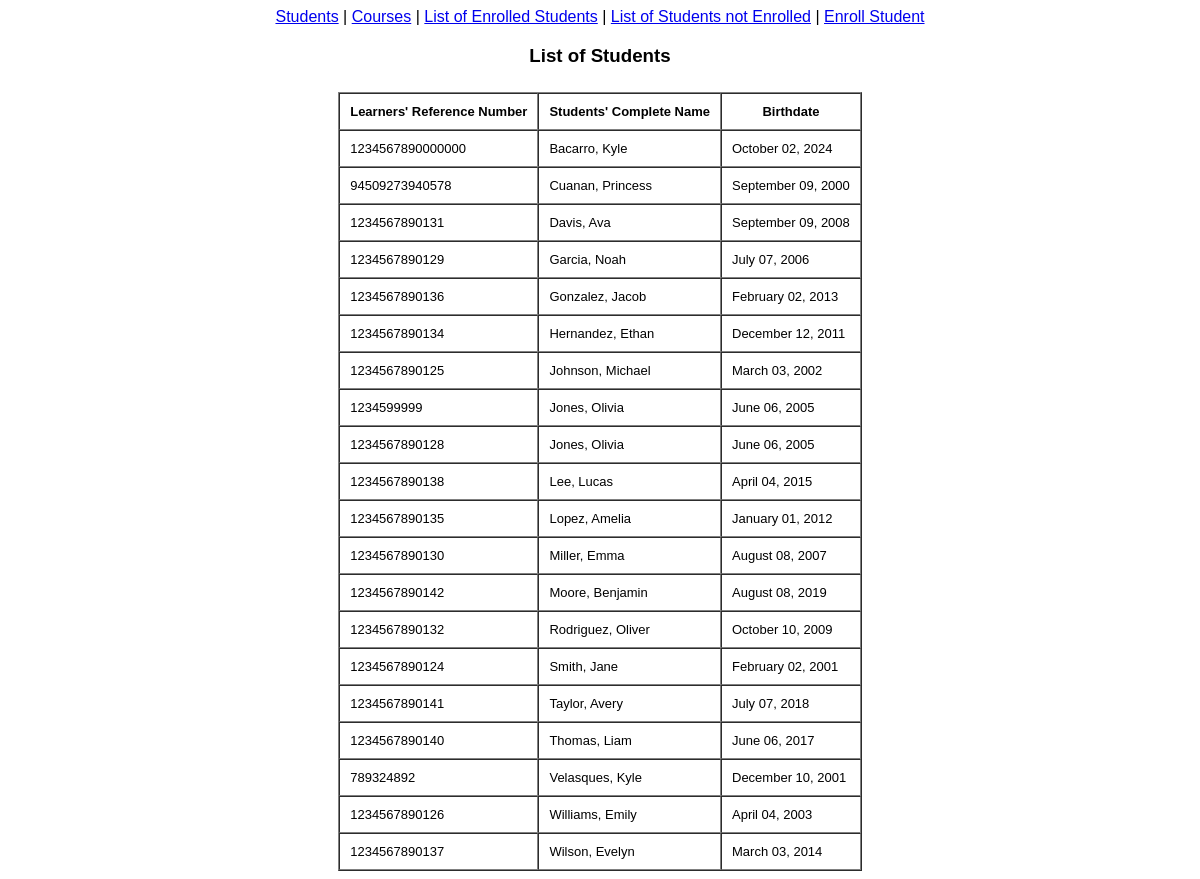
The app's page /htdocs/students.php, older data.
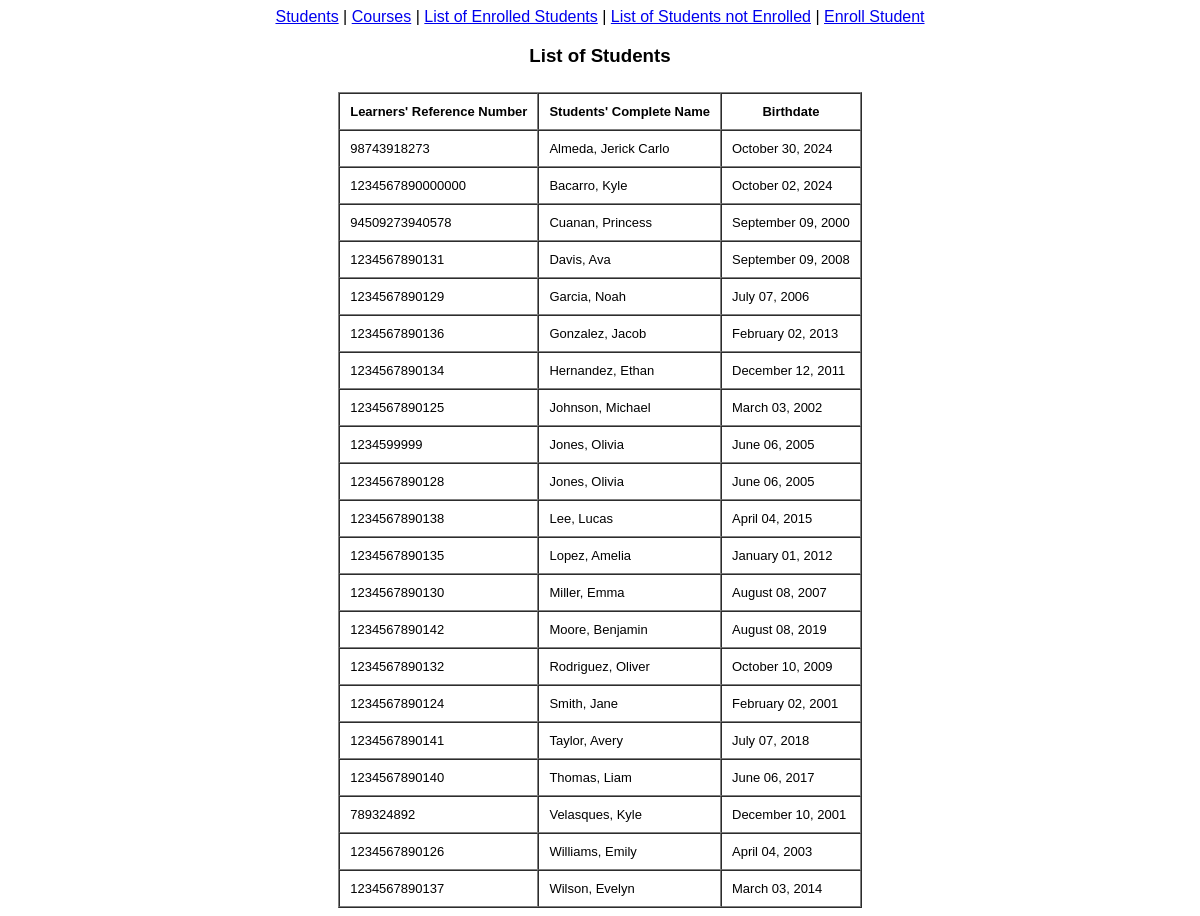
The same page, newer data.
### tables this page shows
CREATE TABLE `students` (
  `lrn` bigint(20) NOT NULL,
  `lastname` varchar(40) NOT NULL,
  `firstname` varchar(100) NOT NULL,
  `middlename` varchar(100) DEFAULT NULL,
  `extension_name` varchar(100) DEFAULT NULL,
  `birthdate` date NOT NULL,
  `filepath` varchar(255) DEFAULT NULL,
  `uploaded_on` timestamp NOT NULL DEFAULT CURRENT_TIMESTAMP
);

### htdocs/students.php (the view, shortened to what this page needs)
<?php
    include("header.php");
?>
    <h3> List of Students </h3>
    <table border="1" cellspacing="0" cellpadding="10">
        <tr>
            <th>Learners' Reference Number</th>
            <th>Students' Complete Name</th>
            <th>Birthdate</th>
        </tr>
        <?php
            $sql = "SELECT * FROM students ORDER BY lastname ASC";
            $query = mysqli_query($connection, $sql);
            while($result = mysqli_fetch_assoc($query)) {
                echo "<tr>";
                echo "<td>" . $result['lrn'] . "</td>";
                echo "<td>{$result['lastname']}, {$result['firstname']}</td>";
                echo "<td>" . date("F d, Y", strtotime($result['birthdate'])) . "</td>";
                echo "</tr>";
            }
        ?>
    </table>
    </center>
</body>
</html>

Row changes from the older to the newer data that the page shows:
added students: lrn "98743918273", lastname "Almeda", firstname "Jerick Carlo", birthdate "October 30, 2024"
